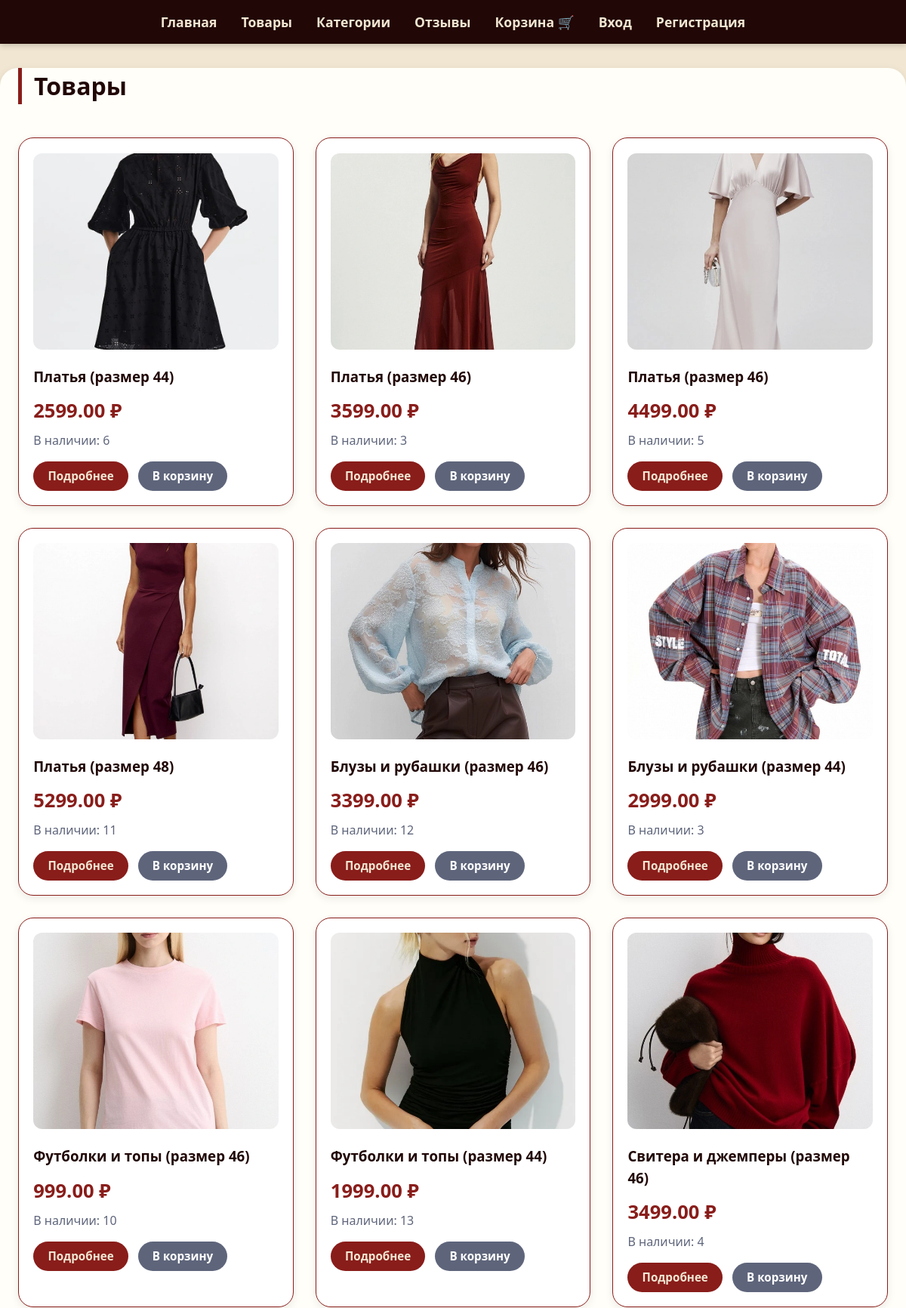
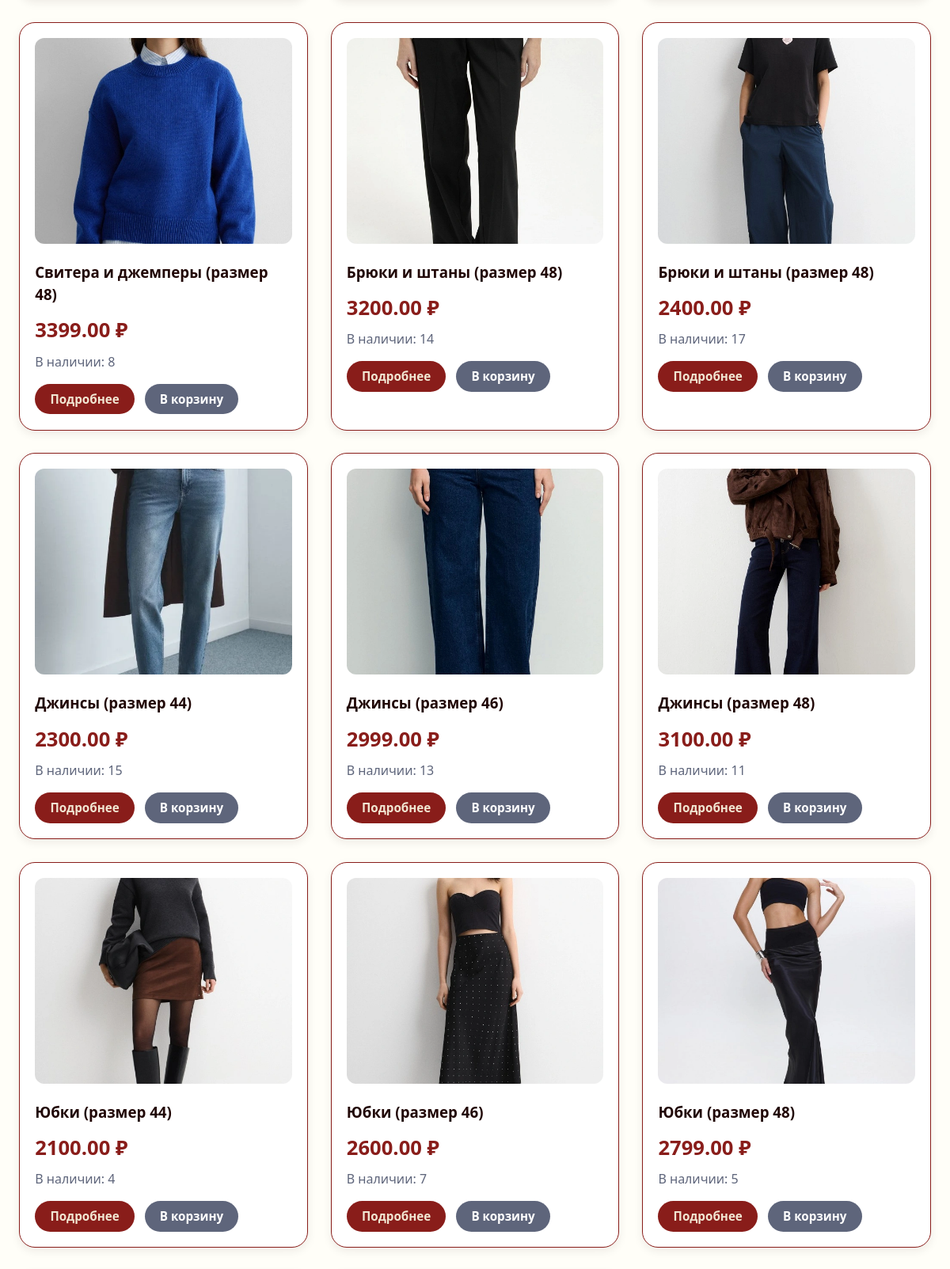
Screenshot of /products/ (upper part) with the database file from the repository (2 pictures, top to bottom).
### app/models.py (models this page shows, shortened)
class Product(models.Model):
    category = models.ForeignKey(ProductCategory, on_delete=models.PROTECT, related_name='products')
    size = models.IntegerField()
    description = models.TextField()
    availability = models.IntegerField()
    price = models.DecimalField(max_digits=10, decimal_places=2)
    image = models.ImageField(upload_to='products/', blank=True, null=True)

class ProductCategory(models.Model):
    title = models.CharField(max_length=200)
    description = models.TextField(blank=True)

### app/views.py (the view)
# urls.py: path('products/', views.ProductListView.as_view(), name='product_list'),
class ProductListView(ListView):
    model = Product
    template_name = 'app/product_list.html'
    context_object_name = 'products'

### app/templates/app/product_list.html (shortened to what this page needs)
{% extends 'app/base.html' %}
{% block content %}
<div class="page-header">
    <h1>Товары</h1>
</div>
<div class="product-grid">
    {% for product in products %}
    <div class="product-card">
        {% if product.image %}
            <img src="{{ product.image.url }}" alt="{{ product.category.title }}" class="product-image">
        {% else %}
            <div class="no-image">Нет изображения</div>
        {% endif %}
        <h3>{{ product.category.title }} (размер {{ product.size }})</h3>
        <p class="price">{{ product.price }} ₽</p>
        <p class="stock">В наличии: {{ product.availability }}</p>
        <div class="card-actions">
            <a href="{% url 'app:product_detail' product.pk %}" class="btn">Подробнее</a>
            <a href="{% url 'app:cart_add' product.pk %}" class="btn btn-primary">В корзину</a>
        </div>
    </div>
    {% empty %}
    <p class="empty">Товаров пока нет. Добавьте первый!</p>
    {% endfor %}
</div>
{% endblock %}

### app/static/app/css/style.css (style rules this page uses)
* { margin: 0; padding: 0; box-sizing: border-box; }
body { font-family: 'Segoe UI', Roboto, 'Helvetica Neue', sans-serif; background-color: #F1E6D2; color: #210706; line-height: 1.5; }
h1, h2, h3 { color: #210706; margin-bottom: 0.75rem; }
h1 { border-left: 5px solid #891D1A; padding-left: 1rem; }
.btn, button, .btn-primary, .btn-edit { display: inline-block; background-color: #891D1A; color: #F1E6D2; padding: 0.5rem 1.2rem; border-radius: 40px; text-decoration: none; font-weight: bold; transition: 0.2s; border: none; cursor: pointer; font-size: 0.95rem; }
.btn-primary { background-color: #5E657B; color: white; }
.product-grid { display: grid; grid-template-columns: repeat(auto-fill, minmax(270px, 1fr)); gap: 1.8rem; margin: 2rem 0; }
.product-card { background: white; border-radius: 20px; padding: 1.2rem; box-shadow: 0 4px 12px rgba(33,7,6,0.08); transition: 0.2s; border: 1px solid #891D1A; }
.product-image { width: 100%; height: 260px; object-fit: cover; border-radius: 12px; margin-bottom: 1rem; }
.price { font-size: 1.6rem; font-weight: bold; color: #891D1A; }
.stock { color: #5E657B; font-weight: 500; margin: 0.5rem 0; }
.card-actions { display: flex; gap: 0.8rem; margin-top: 1rem; flex-wrap: wrap; }
.page-header { display: flex; justify-content: space-between; align-items: center; flex-wrap: wrap; margin: 1rem 0 1.5rem 0; }

### rows the page displays
Product: image (picture), category "Платья", size "44", price "2599.00", availability "6"
Product: image (picture), category "Платья", size "46", price "3599.00", availability "3"
Product: image (picture), category "Платья", size "46", price "4499.00", availability "5"
Product: image (picture), category "Платья", size "48", price "5299.00", availability "11"
Product: image (picture), category "Блузы и рубашки", size "46", price "3399.00", availability "12"
Product: image (picture), category "Блузы и рубашки", size "44", price "2999.00", availability "3"
Product: image (picture), category "Футболки и топы", size "46", price "999.00", availability "10"
Product: image (picture), category "Футболки и топы", size "44", price "1999.00", availability "13"
Product: image (picture), category "Свитера и джемперы", size "46", price "3499.00", availability "4"
Product: image (picture), category "Свитера и джемперы", size "48", price "3399.00", availability "8"
Product: image (picture), category "Брюки и штаны", size "48", price "3200.00", availability "14"
Product: image (picture), category "Брюки и штаны", size "48", price "2400.00", availability "17"
Product: image (picture), category "Джинсы", size "44", price "2300.00", availability "15"
Product: image (picture), category "Джинсы", size "46", price "2999.00", availability "13"
Product: image (picture), category "Джинсы", size "48", price "3100.00", availability "11"
Product: image (picture), category "Юбки", size "44", price "2100.00", availability "4"
Product: image (picture), category "Юбки", size "46", price "2600.00", availability "7"
Product: image (picture), category "Юбки", size "48", price "2799.00", availability "5"
